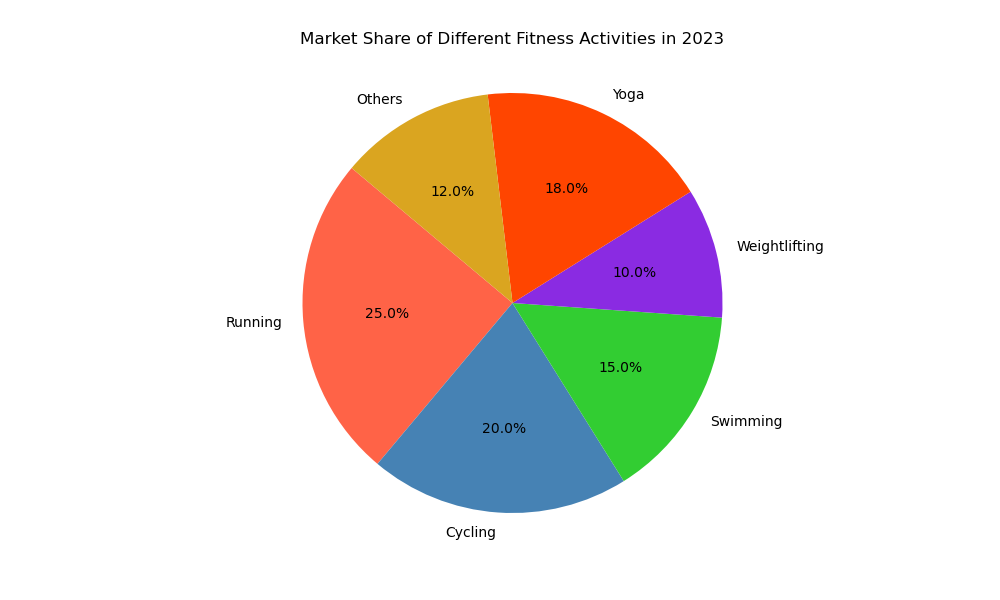

Recreate this plot in Python.

import matplotlib.pyplot as plt

# Table data
activity = ['Running', 'Cycling', 'Swimming', 'Weightlifting', 'Yoga', 'Others']
market_share = [25.0, 20.0, 15.0, 10.0, 18.0, 12.0]
colors = ['#FF6347', '#4682B4', '#32CD32', '#8A2BE2', '#FF4500', '#DAA520']

# Plot
fig, ax = plt.subplots(figsize=(10, 6))  # Change width and height of the chart
ax.pie(market_share, labels=activity, autopct='%1.1f%%', startangle=140, colors=colors)
ax.axis('equal')  # Equal aspect ratio ensures that pie is drawn as a circle.

plt.title('Market Share of Different Fitness Activities in 2023', pad=20)
plt.show()
